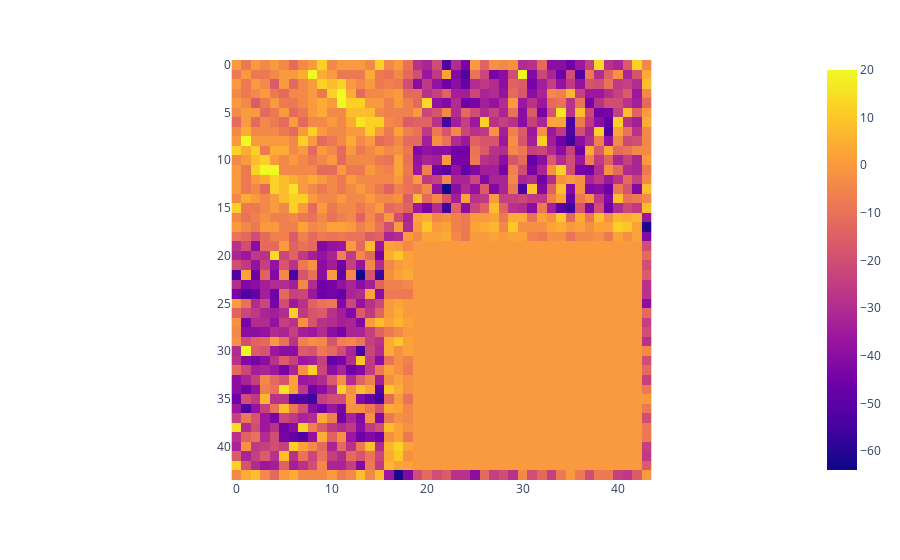

The notebook cell this image was saved under:
### Code cell
px.imshow(bm.W)

### Figure 1 — Plotly figure (JSON) as saved in the notebook; plotly's stock layout.template omitted (floating-point values rounded to 4 significant figures; data arrays with more than 128 entries replaced by an {"elided": "..."} marker saying what was removed)
{"data": [{"coloraxis": "coloraxis", "hovertemplate": "x: %{x}<br>y: %{y}<br>color: %{z}<extra></extra>", "name": "0", "type": "heatmap", "xaxis": "x", "yaxis": "y", "z": {"elided": "44x44 float values"}}], "layout": {"coloraxis": {"colorscale": [[0, "#0d0887"], [0.1111, "#46039f"], [0.2222, "#7201a8"], [0.3333, "#9c179e"], [0.4444, "#bd3786"], [0.5556, "#d8576b"], [0.6667, "#ed7953"], [0.7778, "#fb9f3a"], [0.8889, "#fdca26"], [1, "#f0f921"]]}, "margin": {"t": 60}, "xaxis": {"anchor": "y", "constrain": "domain", "domain": [0, 1], "scaleanchor": "y"}, "yaxis": {"anchor": "x", "autorange": "reversed", "constrain": "domain", "domain": [0, 1]}}}
